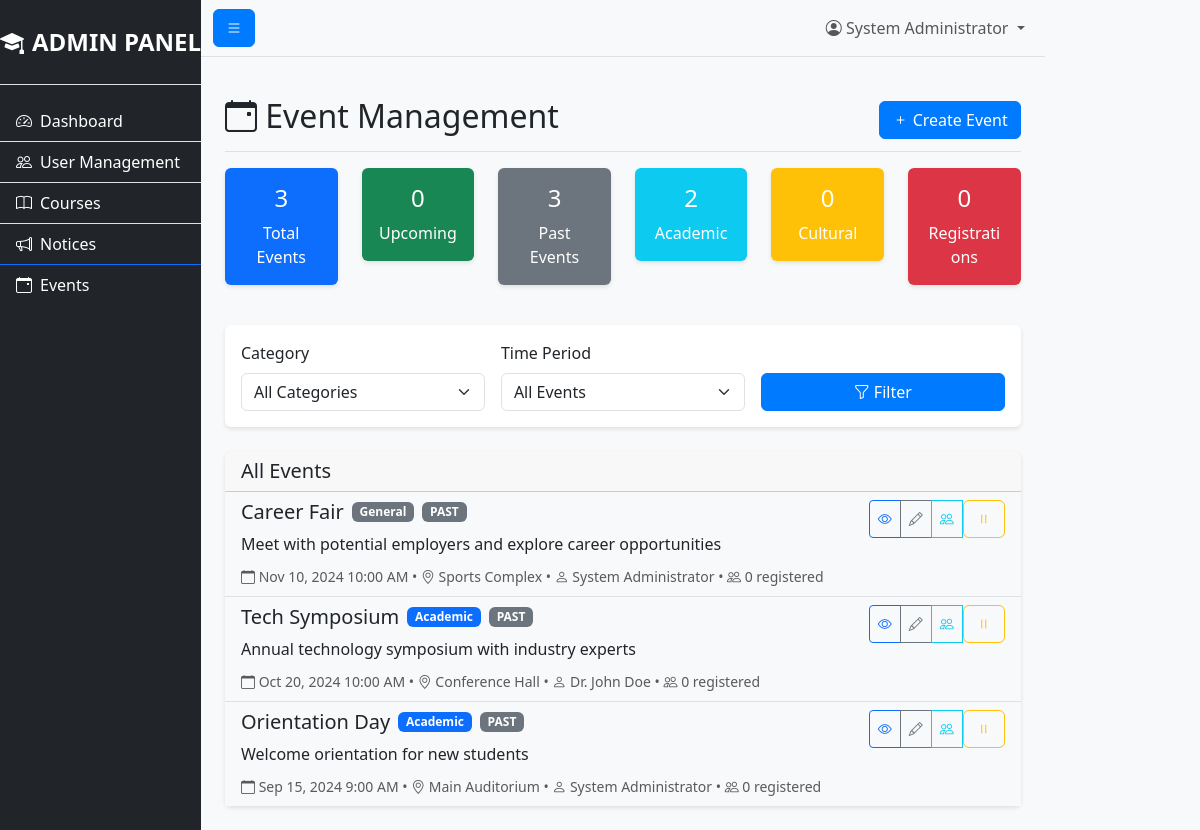
/admin/events.php (signed in), run on the app's committed database.
### tables this page shows
CREATE TABLE events (
    id INT AUTO_INCREMENT PRIMARY KEY,
    title VARCHAR(255) NOT NULL,
    description TEXT,
    event_date DATETIME NOT NULL,
    location VARCHAR(255),
    organizer_id INT NOT NULL,
    category ENUM('general', 'academic', 'cultural', 'sports', 'social') DEFAULT 'general',
    max_registrations INT DEFAULT 0,
    is_public BOOLEAN DEFAULT TRUE,
    created_at TIMESTAMP DEFAULT CURRENT_TIMESTAMP,
    is_active BOOLEAN DEFAULT TRUE,
    FOREIGN KEY (organizer_id) REFERENCES users(id)
);

CREATE TABLE users (
    id INT AUTO_INCREMENT PRIMARY KEY,
    username VARCHAR(50) UNIQUE NOT NULL,
    email VARCHAR(100) UNIQUE NOT NULL,
    password VARCHAR(255) NOT NULL,
    role ENUM('student', 'faculty', 'admin') NOT NULL,
    full_name VARCHAR(100) NOT NULL,
    department VARCHAR(100),
    phone VARCHAR(20),
    address TEXT,
    created_at TIMESTAMP DEFAULT CURRENT_TIMESTAMP,
    updated_at TIMESTAMP DEFAULT CURRENT_TIMESTAMP ON UPDATE CURRENT_TIMESTAMP,
    is_active BOOLEAN DEFAULT TRUE
);

### php/config.php (called while the page is built, shortened)
<?php
function executeQuery($conn, $sql, $types = "", $params = []) {
    try {
        $stmt = $conn->prepare($sql);
        $result = $stmt->execute();
        return $stmt;
    } catch (Exception $e) {
        throw new Exception("Query execution error: " . $e->getMessage());
    }
}
function fetchSingleRow($conn, $sql, $types = "", $params = []) {
    try {
        $stmt = executeQuery($conn, $sql, $types, $params);
        $result = $stmt->get_result();
        $row = $result->fetch_assoc();
        return $row;
    } catch (Exception $e) {
        throw new Exception("Fetch single row error: " . $e->getMessage());
    }
}
function fetchMultipleRows($conn, $sql, $types = "", $params = []) {
    try {
        $stmt = executeQuery($conn, $sql, $types, $params);
        $result = $stmt->get_result();
        $rows = [];
        while ($row = $result->fetch_assoc()) {
            $rows[] = $row;
        }
        return $rows;
    } catch (Exception $e) {
        throw new Exception("Fetch multiple rows error: " . $e->getMessage());
    }
}
?>

### admin/events.php (the view, shortened to what this page needs)
<?php
require_once '../php/config.php';
$conn = getDBConnection();
$categoryFilter = $_GET['category'] ?? 'all';
$timeFilter = $_GET['time'] ?? 'all';
$whereConditions = [];
$params = [];
$types = "";
$whereClause = !empty($whereConditions) ? 'WHERE ' . implode(' AND ', $whereConditions) : '';
$sql = "SELECT e.*, u.full_name as organizer_name,
        COUNT(er.id) as registration_count
        FROM events e
        JOIN users u ON e.organizer_id = u.id
        LEFT JOIN event_registrations er ON e.id = er.event_id AND er.status = 'registered'
        $whereClause
        GROUP BY e.id
        ORDER BY e.event_date DESC";
$events = fetchMultipleRows($conn, $sql, $types, $params);
$stats = fetchSingleRow($conn, "SELECT
    COUNT(*) as total_events,
    SUM(CASE WHEN event_date >= NOW() THEN 1 ELSE 0 END) as upcoming_events,
    SUM(CASE WHEN event_date < NOW() THEN 1 ELSE 0 END) as past_events,
    SUM(CASE WHEN category = 'academic' THEN 1 ELSE 0 END) as academic_events,
    SUM(CASE WHEN category = 'cultural' THEN 1 ELSE 0 END) as cultural_events
    FROM events");
$regStats = fetchSingleRow($conn, "SELECT COUNT(*) as total_registrations
    FROM event_registrations er
    JOIN events e ON er.event_id = e.id
    WHERE er.status = 'registered'");
?>
<!DOCTYPE html>
<html lang="en">
<head>
    <link href="https://cdn.jsdelivr.net/npm/bootstrap@5.3.0/dist/css/bootstrap.min.css" rel="stylesheet">
    <link href="https://cdn.jsdelivr.net/npm/bootstrap-icons@1.10.0/font/bootstrap-icons.css" rel="stylesheet">
    <link href="../css/style.css" rel="stylesheet">
</head>
<body>
    <div class="d-flex" id="wrapper">
        <div class="bg-dark text-white" id="sidebar-wrapper">
            <div class="sidebar-heading text-center py-4 primary-text fs-4 fw-bold text-uppercase border-bottom">
                <i class="bi bi-mortarboard-fill me-2"></i>Admin Panel
            </div>
            <div class="list-group list-group-flush my-3">
                <a href="dashboard.php" class="list-group-item list-group-item-action bg-transparent text-white">
                    <i class="bi bi-speedometer2 me-2"></i>Dashboard
                </a>
                <a href="users.php" class="list-group-item list-group-item-action bg-transparent text-white">
                    <i class="bi bi-people me-2"></i>User Management
                </a>
                <a href="courses.php" class="list-group-item list-group-item-action bg-transparent text-white">
                    <i class="bi bi-book me-2"></i>Courses
                </a>
                <a href="notices.php" class="list-group-item list-group-item-action bg-transparent text-white">
                    <i class="bi bi-megaphone me-2"></i>Notices
                </a>
                <a href="events.php" class="list-group-item list-group-item-action bg-transparent text-white active">
                    <i class="bi bi-calendar-event me-2"></i>Events
                </a>
            </div>
        </div>
        <div id="page-content-wrapper">
            <nav class="navbar navbar-expand-lg navbar-light bg-light border-bottom">
                <div class="container-fluid">
                    <button class="btn btn-primary" id="menu-toggle">
                        <i class="bi bi-list"></i>
                    </button>
                    <div class="navbar-nav ms-auto">
                        <div class="nav-item dropdown">
                            <a class="nav-link dropdown-toggle" href="#" role="button" data-bs-toggle="dropdown">
                                <i class="bi bi-person-circle"></i> <?php echo htmlspecialchars($_SESSION['full_name']); ?>
                            </a>
                        </div>
                    </div>
                </div>
            </nav>
            <div class="container-fluid p-4">
                <div class="d-flex justify-content-between flex-wrap flex-md-nowrap align-items-center pt-3 pb-2 mb-3 border-bottom">
                    <h1 class="h2">
                        <i class="bi bi-calendar-event"></i> Event Management
                    </h1>
                    <div class="btn-toolbar mb-2 mb-md-0">
                        <button type="button" class="btn btn-primary" data-bs-toggle="modal" data-bs-target="#createEventModal">
                            <i class="bi bi-plus"></i> Create Event
                        </button>
                    </div>
                </div>
                <div class="row mb-4">
                    <div class="col-md-2 mb-3">
                        <div class="card text-white bg-primary">
                            <div class="card-body text-center">
                                <h4><?php echo $stats['total_events']; ?></h4>
                                <p class="mb-0">Total Events</p>
                            </div>
                        </div>
                    </div>
                    <div class="col-md-2 mb-3">
                        <div class="card text-white bg-success">
                            <div class="card-body text-center">
                                <h4><?php echo $stats['upcoming_events']; ?></h4>
                                <p class="mb-0">Upcoming</p>
                            </div>
                        </div>
                    </div>
                    <div class="col-md-2 mb-3">
                        <div class="card text-white bg-secondary">
                            <div class="card-body text-center">
                                <h4><?php echo $stats['past_events']; ?></h4>
                                <p class="mb-0">Past Events</p>
                            </div>
                        </div>
                    </div>
                    <div class="col-md-2 mb-3">
                        <div class="card text-white bg-info">
                            <div class="card-body text-center">
                                <h4><?php echo $stats['academic_events']; ?></h4>
                                <p class="mb-0">Academic</p>
                            </div>
                        </div>
                    </div>
                    <div class="col-md-2 mb-3">
                        <div class="card text-white bg-warning">
                            <div class="card-body text-center">
                                <h4><?php echo $stats['cultural_events']; ?></h4>
                                <p class="mb-0">Cultural</p>
                            </div>
                        </div>
                    </div>
                    <div class="col-md-2 mb-3">
                        <div class="card text-white bg-danger">
                            <div class="card-body text-center">
                                <h4><?php echo $regStats['total_registrations']; ?></h4>
                                <p class="mb-0">Registrations</p>
                            </div>
                        </div>
                    </div>
                </div>
                <div class="card mb-4">
                    <div class="card-body">
                        <form method="GET" class="row g-3">
                            <div class="col-md-4">
                                <label for="category" class="form-label">Category</label>
                                <select class="form-select" name="category">
                                    <option value="all" <?php echo $categoryFilter == 'all' ? 'selected' : ''; ?>>All Categories</option>
                                </select>
                            </div>
                            <div class="col-md-4">
                                <label for="time" class="form-label">Time Period</label>
                                <select class="form-select" name="time">
                                    <option value="all" <?php echo $timeFilter == 'all' ? 'selected' : ''; ?>>All Events</option>
                                </select>
                            </div>
                            <div class="col-md-4">
                                <label class="form-label">&nbsp;</label>
                                <div class="d-grid">
                                    <button type="submit" class="btn btn-primary">
                                        <i class="bi bi-funnel"></i> Filter
                                    </button>
                                </div>
                            </div>
                        </form>
                    </div>
                </div>
                <div class="card">
                    <div class="card-header">
                        <h5 class="mb-0">All Events</h5>
                    </div>
                    <div class="card-body p-0">
                        <?php if (empty($events)): ?>
                            <div class="text-center p-4">
                                <i class="bi bi-calendar-event display-1 text-muted"></i>
                                <p class="text-muted mt-3">No events found.</p>
                            </div>
                        <?php else: ?>
                            <div class="list-group list-group-flush">
                                <?php foreach ($events as $event): ?>
                                    <?php
                                    $eventDate = new DateTime($event['event_date']);
                                    $now = new DateTime();
                                    $isPast = $eventDate < $now;
                                    $daysUntil = $eventDate->diff($now)->days;
                                    ?>
                                    <div class="list-group-item <?php echo $isPast ? 'bg-light' : ''; ?>">
                                        <div class="d-flex w-100 justify-content-between align-items-start">
                                            <div class="flex-grow-1">
                                                <div class="d-flex align-items-center mb-2">
                                                    <h5 class="mb-0 me-2"><?php echo htmlspecialchars($event['title']); ?></h5>
                                                    <span class="badge bg-<?php
                                                        echo $event['category'] == 'academic' ? 'primary' :
                                                            ($event['category'] == 'cultural' ? 'success' :
                                                            ($event['category'] == 'sports' ? 'warning' : 'secondary'));
                                                    ?>">
                                                        <?php echo ucfirst($event['category']); ?>
                                                    </span>
                                                    <?php if ($isPast): ?>
                                                        <span class="badge bg-secondary ms-2">PAST</span>
                                                    <?php elseif ($daysUntil <= 7): ?>
                                                        <span class="badge bg-danger ms-2">SOON</span>
                                                    <?php endif; ?>
                                                </div>
                                                <?php if ($event['description']): ?>
                                                    <p class="mb-2"><?php echo nl2br(htmlspecialchars(substr($event['description'], 0, 150))); ?><?php echo strlen($event['description']) > 150 ? '...' : ''; ?></p>
                                                <?php endif; ?>
                                                <small class="text-muted">
                                                    <i class="bi bi-calendar"></i> <?php echo $eventDate->format('M j, Y g:i A'); ?> •
                                                    <?php if ($event['location']): ?>
                                                        <i class="bi bi-geo-alt"></i> <?php echo htmlspecialchars($event['location']); ?> •
                                                    <?php endif; ?>
                                                    <i class="bi bi-person"></i> <?php echo htmlspecialchars($event['organizer_name']); ?> •
                                                    <i class="bi bi-people"></i> <?php echo $event['registration_count']; ?> registered
                                                </small>
                                            </div>
                                            <div class="btn-group btn-group-sm ms-3">
                                                <button type="button" class="btn btn-outline-primary" onclick="viewEvent(<?php echo $event['id']; ?>)">
                                                    <i class="bi bi-eye"></i>
                                                </button>
                                                <button type="button" class="btn btn-outline-secondary" onclick="editEvent(<?php echo $event['id']; ?>)">
                                                    <i class="bi bi-pencil"></i>
                                                </button>
                                                <button type="button" class="btn btn-outline-info" onclick="viewRegistrations(<?php echo $event['id']; ?>)">
                                                    <i class="bi bi-people"></i>
                                                </button>
                                                <form method="POST" style="display: inline;" onsubmit="return confirm('Are you sure?')">
                                                    <button type="submit" name="toggle_event_status" class="btn btn-outline-<?php echo $event['is_active'] ? 'warning' : 'success'; ?>">
                                                        <i class="bi bi-<?php echo $event['is_active'] ? 'pause' : 'play'; ?>"></i>
                                                    </button>
                                                </form>
                                            </div>
                                        </div>
                                    </div>
                                <?php endforeach; ?>
                            </div>
                        <?php endif; ?>
                    </div>
                </div>
            </div>
        </div>
    </div>
</body>
</html>

### css/style.css (style rules this page uses)
body { font-family: 'Segoe UI', Tahoma, Geneva, Verdana, sans-serif; background-color: #f8f9fa; }
.card { transition: transform 0.2s; border: none; box-shadow: 0 2px 4px rgba(0,0,0,0.1); }
.btn-primary { background-color: #007bff; border-color: #007bff; }

### data on the page
events: title "Career Fair", category "General", shows "PAST", description "Meet with potential employers and explore career opportunities", event_date "Nov 10, 2024 10:00 AM", location "Sports Complex", organizer.full_name "System Administrator", registration_count "0", is_active 1 (drawn)
events: title "Tech Symposium", category "Academic", shows "PAST", description "Annual technology symposium with industry experts", event_date "Oct 20, 2024 10:00 AM", location "Conference Hall", organizer.full_name "Dr. John Doe", registration_count "0", is_active 1 (drawn)
events: title "Orientation Day", category "Academic", shows "PAST", description "Welcome orientation for new students", event_date "Sep 15, 2024 9:00 AM", location "Main Auditorium", organizer.full_name "System Administrator", registration_count "0", is_active 1 (drawn)

### other printed values
$_SESSION['full_name'] "System Administrator"
$stats['total_events'] "3"
$stats['upcoming_events'] "0"
$stats['past_events'] "3"
$stats['academic_events'] "2"
$stats['cultural_events'] "0"
$regStats['total_registrations'] "0"
